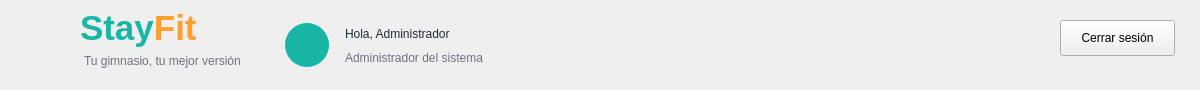
   <widget class="QFrame" name="frameHeader">
    <property name="geometry">
     <rect>
      <x>0</x>
      <y>0</y>
      <width>1200</width>
      <height>90</height>
     </rect>
    </property>
    <widget class="QLabel" name="lblLogoIcono">
     <property name="geometry">
      <rect>
       <x>18</x>
       <y>10</y>
       <width>65</width>
       <height>65</height>
      </rect>
     </property>
     <property name="text">
      <string/>
     </property>
     <property name="pixmap">
      <pixmap>./src/vista/imagenes/logo_stayfit.png</pixmap>
     </property>
     <property name="scaledContents">
      <bool>true</bool>
     </property>
    </widget>
    <widget class="QLabel" name="labelStayFitHeader">
     <property name="geometry">
      <rect>
       <x>80</x>
       <y>8</y>
       <width>170</width>
       <height>40</height>
      </rect>
     </property>
     <property name="text">
      <string>&lt;html&gt;&lt;body&gt;&lt;span style=&quot;font-size:26pt; font-weight:700; color:#18B7A5;&quot;&gt;Stay&lt;/span&gt;&lt;span style=&quot;font-size:26pt; font-weight:700; color:#FF9F2E;&quot;&gt;Fit&lt;/span&gt;&lt;/body&gt;&lt;/html&gt;</string>
     </property>
    </widget>
    <widget class="QLabel" name="labelSubtituloHeader">
     <property name="geometry">
      <rect>
       <x>84</x>
       <y>52</y>
       <width>180</width>
       <height>18</height>
      </rect>
     </property>
     <property name="styleSheet">
      <string notr="true">color:#6B7280; font:9pt &quot;Segoe UI&quot;;</string>
     </property>
     <property name="text">
      <string>Tu gimnasio, tu mejor versión</string>
     </property>
    </widget>
    <widget class="QLabel" name="lblAvatarAdmin">
     <property name="geometry">
      <rect>
       <x>285</x>
       <y>23</y>
       <width>44</width>
       <height>44</height>
      </rect>
     </property>
     <property name="styleSheet">
      <string notr="true">background-color:#18B7A5; border-radius:22px;</string>
     </property>
     <property name="text">
      <string/>
     </property>
     <property name="pixmap">
      <pixmap>./src/vista/imagenes/usuario.png</pixmap>
     </property>
     <property name="scaledContents">
      <bool>true</bool>
     </property>
    </widget>
    <widget class="QLabel" name="lblNombreAdmin">
     <property name="geometry">
      <rect>
       <x>345</x>
       <y>22</y>
       <width>270</width>
       <height>24</height>
      </rect>
     </property>
     <property name="styleSheet">
      <string notr="true">font:bold 13pt &quot;Segoe UI&quot;; color:#1F2937;</string>
     </property>
     <property name="text">
      <string>Hola, Administrador</string>
     </property>
    </widget>
    <widget class="QLabel" name="lblRolAdmin">
     <property name="geometry">
      <rect>
       <x>345</x>
       <y>48</y>
       <width>250</width>
       <height>20</height>
      </rect>
     </property>
     <property name="styleSheet">
      <string notr="true">font:10pt &quot;Segoe UI&quot;; color:#6B7280;</string>
     </property>
     <property name="text">
      <string>Administrador del sistema</string>
     </property>
    </widget>
    <widget class="QPushButton" name="btnCerrarSesion">
     <property name="geometry">
      <rect>
       <x>1060</x>
       <y>20</y>
       <width>115</width>
       <height>36</height>
      </rect>
     </property>
     <property name="text">
      <string>Cerrar sesión</string>
     </property>
    </widget>
   </widget>
